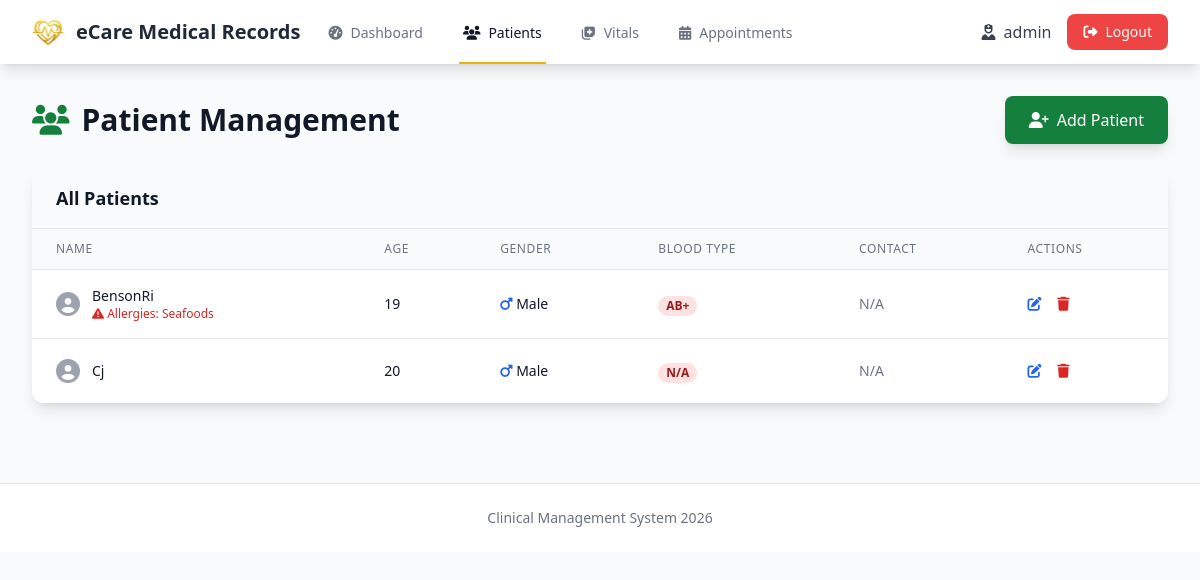
/patients (signed in), run on an earlier commit of the app's database.
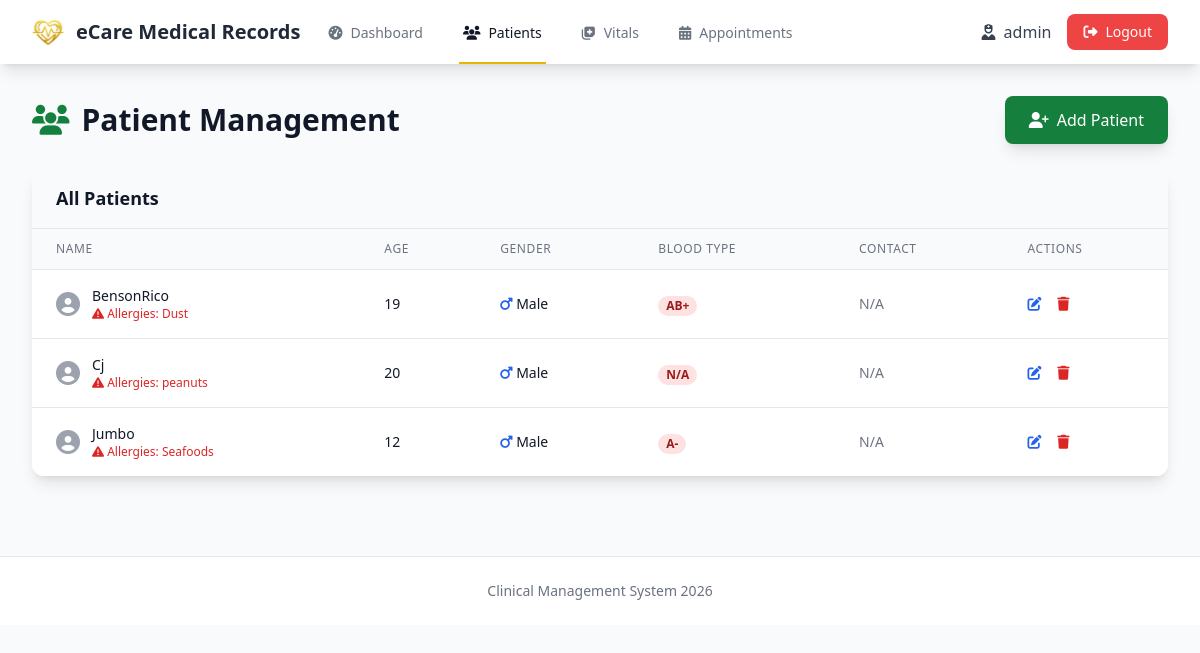
And on a later commit of the database.
### tables this page shows
CREATE TABLE patients (
            id INTEGER PRIMARY KEY AUTOINCREMENT,
            name TEXT NOT NULL,
            age INTEGER NOT NULL,
            gender TEXT NOT NULL,
            blood_type TEXT,
            allergies TEXT,
            contact TEXT,
            address TEXT,
            created_at TIMESTAMP DEFAULT CURRENT_TIMESTAMP,
            updated_at TIMESTAMP DEFAULT CURRENT_TIMESTAMP
        );

### app.py (the view)
@app.route('/patients')
@login_required
def patients():
    db = get_db()
    patients_list = db.execute(
        'SELECT * FROM patients ORDER BY name'
    ).fetchall()
    return render_template('patients.html', patients=patients_list)

### app.py (called while the page is built)
def login_required(f):
    @wraps(f)
    def decorated_function(*args, **kwargs):
        if 'user_id' not in session:
            flash('Please log in to access this page.', 'warning')
            return redirect(url_for('login'))
        return f(*args, **kwargs)
    return decorated_function

### models/database.py (called while the page is built)
def get_db():
    if 'db' not in g:
        g.db = sqlite3.connect(
            current_app.config['DATABASE'],
            detect_types=sqlite3.PARSE_DECLTYPES
        )
        g.db.row_factory = sqlite3.Row
    return g.db

### templates/patients.html (shortened to what the changed rows need)
{% extends "layout.html" %}
{% block content %}
<div class="slide-in">
    <div class="flex justify-between items-center mb-6">
        <h1 class="text-3xl font-bold text-gray-900">
            <i class="fas fa-users mr-3 text-green-700"></i>Patient Management
        </h1>
    </div>
    <div class="bg-white rounded-xl shadow-lg overflow-hidden">
        <div class="px-6 py-4 bg-gray-50 border-b">
            <h2 class="text-lg font-semibold text-gray-900">All Patients</h2>
        </div>
        {% if patients %}
        <div class="overflow-x-auto">
            <table class="min-w-full divide-y divide-gray-200">
                <thead class="bg-gray-50">
                    <tr>
                        <th class="px-6 py-3 text-left text-xs font-medium text-gray-500 uppercase tracking-wider">Name</th>
                        <th class="px-6 py-3 text-left text-xs font-medium text-gray-500 uppercase tracking-wider">Age</th>
                        <th class="px-6 py-3 text-left text-xs font-medium text-gray-500 uppercase tracking-wider">Gender</th>
                        <th class="px-6 py-3 text-left text-xs font-medium text-gray-500 uppercase tracking-wider">Blood Type</th>
                        <th class="px-6 py-3 text-left text-xs font-medium text-gray-500 uppercase tracking-wider">Contact</th>
                        <th class="px-6 py-3 text-left text-xs font-medium text-gray-500 uppercase tracking-wider">Actions</th>
                    </tr>
                </thead>
                <tbody class="bg-white divide-y divide-gray-200">
                    {% for patient in patients %}
                    <tr class="hover:bg-gray-50">
                        <td class="px-6 py-4 whitespace-nowrap">
                            <div class="flex items-center">
                                <i class="fas fa-user-circle text-gray-400 text-2xl mr-3"></i>
                                <div>
                                    <div class="text-sm font-medium text-gray-900">{{ patient.name }}</div>
                                    {% if patient.allergies %}
                                    <div class="text-xs text-red-600">
                                        <i class="fas fa-exclamation-triangle"></i> Allergies: {{ patient.allergies }}
                                    </div>
                                    {% endif %}
                                </div>
                            </div>
                        </td>
                        <td class="px-6 py-4 whitespace-nowrap text-sm text-gray-900">{{ patient.age }}</td>
                        <td class="px-6 py-4 whitespace-nowrap text-sm text-gray-900">
                            {% if patient.gender == 'Male' %}
                            <i class="fas fa-mars text-blue-600"></i>
                            {% else %}
                            <i class="fas fa-venus text-pink-600"></i>
                            {% endif %}
                            {{ patient.gender }}
                        </td>
                        <td class="px-6 py-4 whitespace-nowrap">
                            <span class="px-2 inline-flex text-xs leading-5 font-semibold rounded-full bg-red-100 text-red-800">
                                {{ patient.blood_type or 'N/A' }}
                            </span>
                        </td>
                        <td class="px-6 py-4 whitespace-nowrap text-sm text-gray-500">
                            {% if patient.contact %}
                            <i class="fas fa-phone mr-1"></i>{{ patient.contact }}
                            {% else %}
                            N/A
                            {% endif %}
                        </td>
                        <td class="px-6 py-4 whitespace-nowrap text-sm font-medium">
                            <button onclick='openEditPatientModal({{ patient.id }}, `{{ patient.name }}`, {{ patient.age }}, `{{ patient.gender }}`, `{{ patient.blood_type }}`, `{{ patient.allergies }}`, `{{ patient.contact }}`, `{{ patient.address }}`)'
                                    class="text-blue-600 hover:text-blue-900 mr-3"
                                    title="Edit Patient"
                                    aria-label="Edit patient {{ patient.name }}">
                                <i class="fas fa-edit"></i>
                            </button>
                            <a href="{{ url_for('delete_patient', id=patient.id) }}"
                               onclick="return confirm('Are you sure you want to delete this patient? This will also delete all associated vitals and appointments.')"
                               class="text-red-600 hover:text-red-900"
                               title="Delete Patient"
                               aria-label="Delete patient {{ patient.name }}">
                                <i class="fas fa-trash"></i>
                            </a>
                        </td>
                    </tr>
                    {% endfor %}
                </tbody>
            </table>
        </div>
        {% else %}
        <div class="text-center py-12 text-gray-500">
            <i class="fas fa-user-slash text-5xl mb-4"></i>
            <p class="text-lg">No patients registered yet.</p>
        </div>
        {% endif %}
    </div>
</div>
{% endblock %}

What changed in the data, as far as the page shows it:
changed patients "AB+": name "BensonRi" → "BensonRico"; allergies "Seafoods" → "Dust"
changed patients "Cj": allergies (not shown) → "peanuts"
added patients: name "Jumbo", allergies "Seafoods", age "12", gender "Male", blood_type "A-", contact "N/A"
